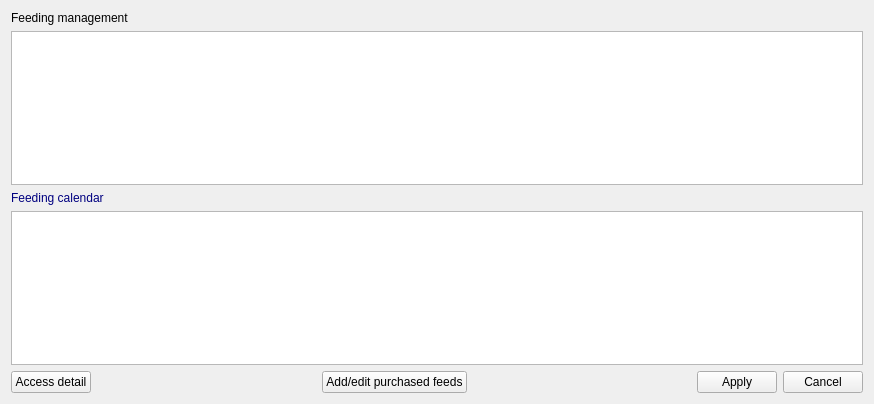
<?xml version="1.0" encoding="UTF-8"?>
<ui version="4.0">
 <class>stallfeeding</class>
 <widget class="QWidget" name="stallfeeding">
  <property name="geometry">
   <rect>
    <x>0</x>
    <y>0</y>
    <width>874</width>
    <height>404</height>
   </rect>
  </property>
  <property name="toolTip">
   <string/>
  </property>
  <layout class="QVBoxLayout" name="verticalLayout">
   <item>
    <widget class="QLabel" name="Label2">
     <property name="enabled">
      <bool>true</bool>
     </property>
     <property name="palette">
      <palette>
       <active>
        <colorrole role="WindowText">
         <brush brushstyle="SolidPattern">
          <color alpha="255">
           <red>0</red>
           <green>0</green>
           <blue>0</blue>
          </color>
         </brush>
        </colorrole>
       </active>
       <inactive>
        <colorrole role="WindowText">
         <brush brushstyle="SolidPattern">
          <color alpha="255">
           <red>0</red>
           <green>0</green>
           <blue>0</blue>
          </color>
         </brush>
        </colorrole>
       </inactive>
       <disabled>
        <colorrole role="WindowText">
         <brush brushstyle="SolidPattern">
          <color alpha="255">
           <red>0</red>
           <green>0</green>
           <blue>0</blue>
          </color>
         </brush>
        </colorrole>
       </disabled>
      </palette>
     </property>
     <property name="toolTip">
      <string/>
     </property>
     <property name="text">
      <string>Feeding management</string>
     </property>
    </widget>
   </item>
   <item>
    <widget class="QTableView" name="AdvListView1">
     <property name="enabled">
      <bool>true</bool>
     </property>
     <property name="toolTip">
      <string/>
     </property>
    </widget>
   </item>
   <item>
    <widget class="QLabel" name="Label1">
     <property name="enabled">
      <bool>true</bool>
     </property>
     <property name="palette">
      <palette>
       <active>
        <colorrole role="WindowText">
         <brush brushstyle="SolidPattern">
          <color alpha="255">
           <red>0</red>
           <green>0</green>
           <blue>128</blue>
          </color>
         </brush>
        </colorrole>
       </active>
       <inactive>
        <colorrole role="WindowText">
         <brush brushstyle="SolidPattern">
          <color alpha="255">
           <red>0</red>
           <green>0</green>
           <blue>128</blue>
          </color>
         </brush>
        </colorrole>
       </inactive>
       <disabled>
        <colorrole role="WindowText">
         <brush brushstyle="SolidPattern">
          <color alpha="255">
           <red>0</red>
           <green>0</green>
           <blue>128</blue>
          </color>
         </brush>
        </colorrole>
       </disabled>
      </palette>
     </property>
     <property name="toolTip">
      <string/>
     </property>
     <property name="text">
      <string>Feeding calendar</string>
     </property>
    </widget>
   </item>
   <item>
    <widget class="QTableView" name="AdvListView2">
     <property name="enabled">
      <bool>true</bool>
     </property>
     <property name="toolTip">
      <string/>
     </property>
    </widget>
   </item>
   <item>
    <layout class="QHBoxLayout" name="horizontalLayout">
     <item>
      <widget class="QPushButton" name="cmddetails">
       <property name="text">
        <string>Access detail</string>
       </property>
      </widget>
     </item>
     <item>
      <spacer name="horizontalSpacer_2">
       <property name="orientation">
        <enum>Qt::Horizontal</enum>
       </property>
       <property name="sizeHint" stdset="0">
        <size>
         <width>40</width>
         <height>20</height>
        </size>
       </property>
      </spacer>
     </item>
     <item>
      <widget class="QPushButton" name="cmdothprods">
       <property name="enabled">
        <bool>true</bool>
       </property>
       <property name="toolTip">
        <string/>
       </property>
       <property name="text">
        <string>Add/edit purchased feeds</string>
       </property>
       <property name="icon">
        <iconset resource="../images.qrc">
         <normaloff>:/images/purchase.png</normaloff>:/images/purchase.png</iconset>
       </property>
       <property name="flat">
        <bool>false</bool>
       </property>
      </widget>
     </item>
     <item>
      <spacer name="horizontalSpacer">
       <property name="orientation">
        <enum>Qt::Horizontal</enum>
       </property>
       <property name="sizeHint" stdset="0">
        <size>
         <width>40</width>
         <height>20</height>
        </size>
       </property>
      </spacer>
     </item>
     <item>
      <widget class="QPushButton" name="BitBtn5">
       <property name="enabled">
        <bool>true</bool>
       </property>
       <property name="toolTip">
        <string>Apply to set additional info</string>
       </property>
       <property name="text">
        <string>Apply</string>
       </property>
       <property name="icon">
        <iconset resource="../images.qrc">
         <normaloff>:/images/apply.png</normaloff>:/images/apply.png</iconset>
       </property>
       <property name="flat">
        <bool>false</bool>
       </property>
      </widget>
     </item>
     <item>
      <widget class="QPushButton" name="BitBtn1">
       <property name="enabled">
        <bool>true</bool>
       </property>
       <property name="toolTip">
        <string/>
       </property>
       <property name="text">
        <string>Cancel</string>
       </property>
       <property name="icon">
        <iconset resource="../images.qrc">
         <normaloff>:/images/cancel.png</normaloff>:/images/cancel.png</iconset>
       </property>
       <property name="flat">
        <bool>false</bool>
       </property>
      </widget>
     </item>
    </layout>
   </item>
  </layout>
 </widget>
 <resources>
  <include location="../images.qrc"/>
 </resources>
 <connections/>
</ui>
